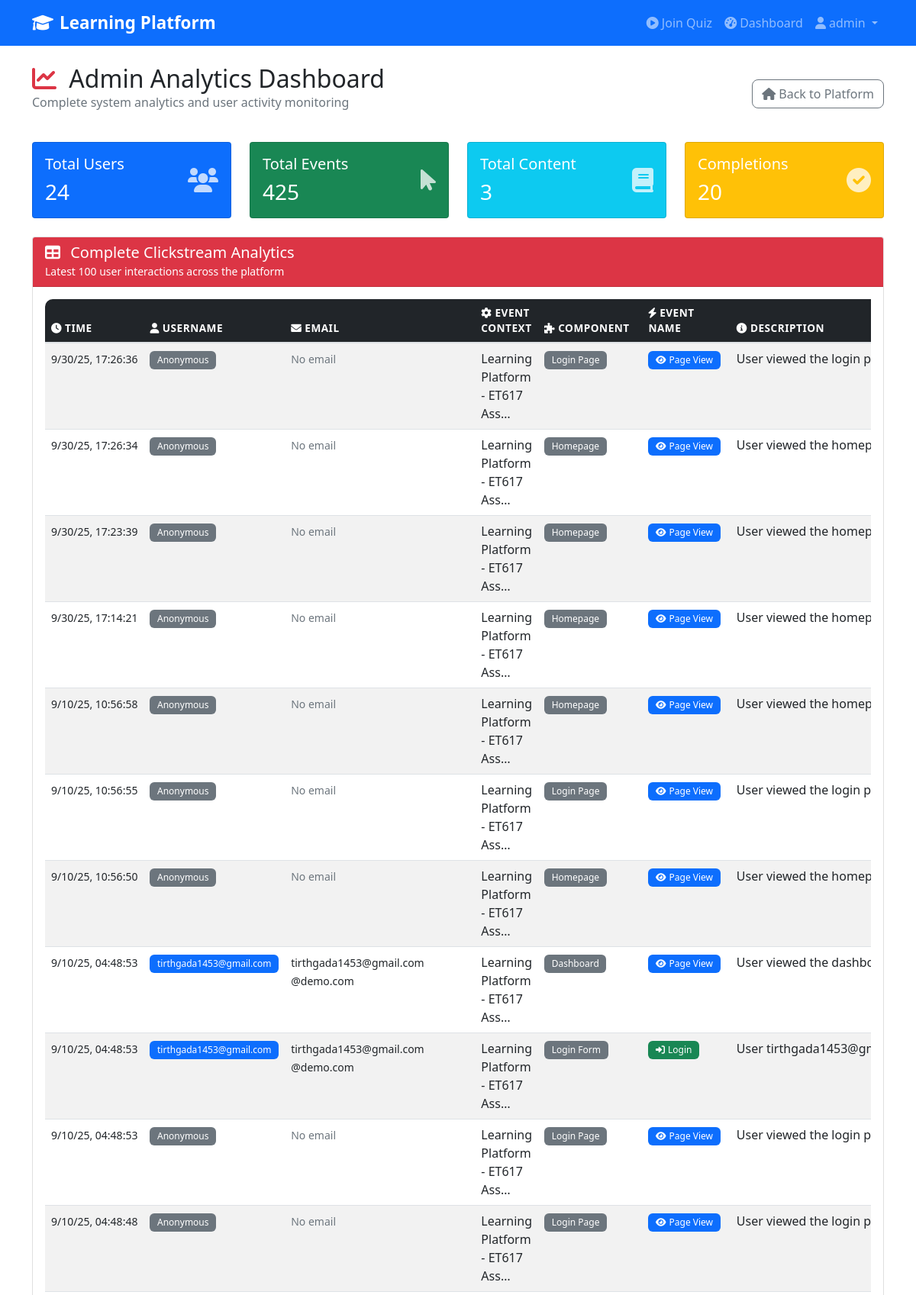
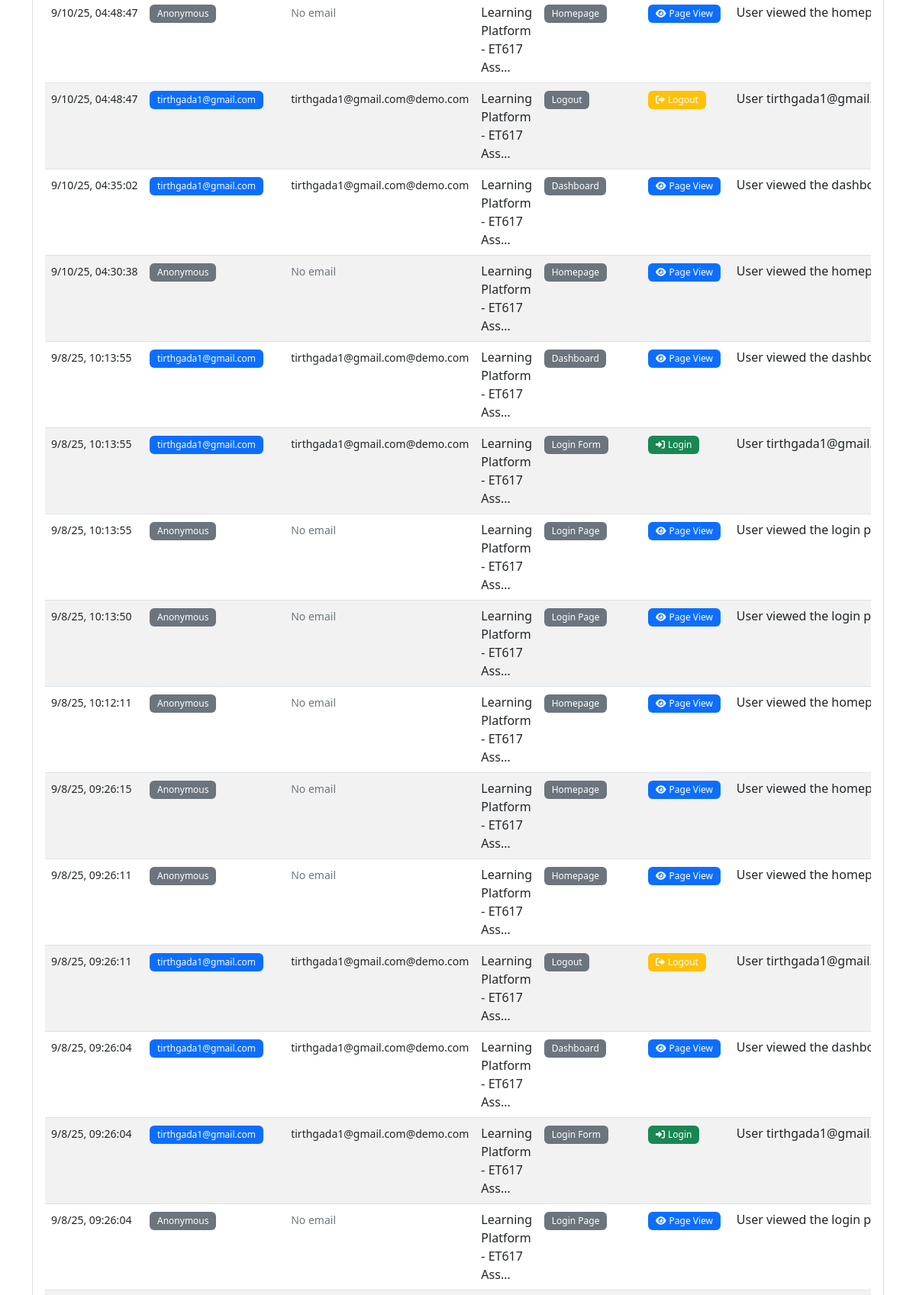
The app's page /admin-analytics/ (signed in, upper part) with its own data (2 pictures, top to bottom).
### learning_app/models.py (models this page shows, shortened)
class ClickstreamEvent(models.Model):
    EVENT_TYPES = [
        ('page_view', 'Page View'),
        ('click', 'Click'),
        ('video_play', 'Video Play'),
        ('video_pause', 'Video Pause'),
        ('video_complete', 'Video Complete'),
        ('quiz_attempt', 'Quiz Attempt'),
        ('quiz_submit', 'Quiz Submit'),
        ('text_read', 'Text Read'),
        ('login', 'Login'),
        ('logout', 'Logout'),
        ('registration', 'Registration'),
    ]
    user = models.ForeignKey(User, on_delete=models.CASCADE, null=True, blank=True)
    timestamp = models.DateTimeField(auto_now_add=True)
    event_context = models.CharField(max_length=500, default="Learning Platform")
    component = models.CharField(max_length=100)
    event_name = models.CharField(max_length=50, choices=EVENT_TYPES)
    description = models.TextField()
    origin = models.CharField(max_length=10, default="web")
    ip_address = models.GenericIPAddressField()
    user_agent = models.TextField(blank=True)
    url = models.URLField(max_length=500)
    referrer = models.URLField(max_length=500, blank=True, null=True)
    session_id = models.CharField(max_length=100, blank=True)
    class Meta:
        ordering = ['-timestamp']

### learning_app/views.py (the view)
# urls.py: path('admin-analytics/', views.admin_analytics_view, name='admin_analytics'),
def admin_analytics_view(request):
    if not request.session.get('admin_authenticated'):
        return redirect('admin_login')
    recent_events = ClickstreamEvent.objects.all()[:100]
    total_users = User.objects.count()
    total_events = ClickstreamEvent.objects.count()
    total_content = Content.objects.count()
    user_progress_stats = UserProgress.objects.filter(completed=True).count()
    context = {
        'recent_events': recent_events,
        'total_users': total_users,
        'total_events': total_events,
        'total_content': total_content,
        'user_progress_stats': user_progress_stats,
    }
    return render(request, 'learning_app/admin_analytics.html', context)

### templates/learning_app/admin_analytics.html (shortened to what this page needs)
{% extends 'base.html' %}
{% block content %}
<div class="row mb-4">
    <div class="col-12">
        <div class="d-flex justify-content-between align-items-center">
            <div>
                <h2 class="mb-0">
                    <i class="fas fa-chart-line text-danger me-2"></i>
                    Admin Analytics Dashboard
                </h2>
                <p class="text-muted">Complete system analytics and user activity monitoring</p>
            </div>
            <div>
                <a href="{% url 'home' %}" class="btn btn-outline-secondary">
                    <i class="fas fa-home me-1"></i>Back to Platform
                </a>
            </div>
        </div>
    </div>
</div>
<div class="row mb-4">
    <div class="col-md-3">
        <div class="card bg-primary text-white">
            <div class="card-body">
                <div class="d-flex align-items-center">
                    <div class="flex-grow-1">
                        <h5 class="card-title">Total Users</h5>
                        <h3 class="mb-0">{{ total_users }}</h3>
                    </div>
                    <i class="fas fa-users fa-2x opacity-75"></i>
                </div>
            </div>
        </div>
    </div>
    <div class="col-md-3">
        <div class="card bg-success text-white">
            <div class="card-body">
                <div class="d-flex align-items-center">
                    <div class="flex-grow-1">
                        <h5 class="card-title">Total Events</h5>
                        <h3 class="mb-0">{{ total_events }}</h3>
                    </div>
                    <i class="fas fa-mouse-pointer fa-2x opacity-75"></i>
                </div>
            </div>
        </div>
    </div>
    <div class="col-md-3">
        <div class="card bg-info text-white">
            <div class="card-body">
                <div class="d-flex align-items-center">
                    <div class="flex-grow-1">
                        <h5 class="card-title">Total Content</h5>
                        <h3 class="mb-0">{{ total_content }}</h3>
                    </div>
                    <i class="fas fa-book fa-2x opacity-75"></i>
                </div>
            </div>
        </div>
    </div>
    <div class="col-md-3">
        <div class="card bg-warning text-white">
            <div class="card-body">
                <div class="d-flex align-items-center">
                    <div class="flex-grow-1">
                        <h5 class="card-title">Completions</h5>
                        <h3 class="mb-0">{{ user_progress_stats }}</h3>
                    </div>
                    <i class="fas fa-check-circle fa-2x opacity-75"></i>
                </div>
            </div>
        </div>
    </div>
</div>
<div class="row">
    <div class="col-12">
        <div class="card">
            <div class="card-header bg-danger text-white">
                <h5 class="card-title mb-0">
                    <i class="fas fa-table me-2"></i>
                    Complete Clickstream Analytics
                </h5>
                <small>Latest 100 user interactions across the platform</small>
            </div>
            <div class="card-body">
                {% if recent_events %}
                    <div class="table-responsive">
                        <table class="table table-striped table-hover">
                            <thead class="table-dark">
                                <tr>
                                    <th><i class="fas fa-clock me-1"></i>Time</th>
                                    <th><i class="fas fa-user me-1"></i>Username</th>
                                    <th><i class="fas fa-envelope me-1"></i>Email</th>
                                    <th><i class="fas fa-cog me-1"></i>Event Context</th>
                                    <th><i class="fas fa-puzzle-piece me-1"></i>Component</th>
                                    <th><i class="fas fa-bolt me-1"></i>Event Name</th>
                                    <th><i class="fas fa-info-circle me-1"></i>Description</th>
                                </tr>
                            </thead>
                            <tbody>
                                {% for event in recent_events %}
                                <tr>
                                    <td class="text-nowrap">
                                        <small>{{ event.timestamp|date:"n/j/y, H:i:s" }}</small>
                                    </td>
                                    <td>
                                        {% if event.user %}
                                            <span class="badge bg-primary">{{ event.user.username }}</span>
                                        {% else %}
                                            <span class="badge bg-secondary">Anonymous</span>
                                        {% endif %}
                                    </td>
                                    <td>
                                        {% if event.user and event.user.email %}
                                            <small>{{ event.user.email }}</small>
                                        {% else %}
                                            <small class="text-muted">No email</small>
                                        {% endif %}
                                    </td>
                                    <td>{{ event.event_context|truncatechars:30 }}</td>
                                    <td>
                                        <span class="badge bg-secondary">{{ event.component }}</span>
                                    </td>
                                    <td>
                                        {% if event.event_name == 'page_view' %}
                                            <span class="badge bg-primary">
                                                <i class="fas fa-eye me-1"></i>{{ event.get_event_name_display }}
                                            </span>
                                        {% elif event.event_name == 'login' %}
                                            <span class="badge bg-success">
                                                <i class="fas fa-sign-in-alt me-1"></i>{{ event.get_event_name_display }}
                                            </span>
                                        {% elif event.event_name == 'logout' %}
                                            <span class="badge bg-warning">
                                                <i class="fas fa-sign-out-alt me-1"></i>{{ event.get_event_name_display }}
                                            </span>
                                        {% elif event.event_name == 'video_play' %}
                                            <span class="badge bg-info">
                                                <i class="fas fa-play me-1"></i>{{ event.get_event_name_display }}
                                            </span>
                                        {% elif event.event_name == 'video_complete' %}
                                            <span class="badge bg-success">
                                                <i class="fas fa-check me-1"></i>{{ event.get_event_name_display }}
                                            </span>
                                        {% elif event.event_name == 'quiz_submit' %}
                                            <span class="badge bg-warning">
                                                <i class="fas fa-question me-1"></i>{{ event.get_event_name_display }}
                                            </span>
                                        {% elif event.event_name == 'text_read' %}
                                            <span class="badge bg-info">
                                                <i class="fas fa-book-open me-1"></i>{{ event.get_event_name_display }}
                                            </span>
                                        {% else %}
                                            <span class="badge bg-dark">{{ event.get_event_name_display }}</span>
                                        {% endif %}
                                    </td>
                                    <td>
                                        <div class="text-truncate" style="max-width: 300px;" title="{{ event.description }}">
                                            {{ event.description|truncatechars:80 }}
                                        </div>
                                    </td>
                                </tr>
                                {% endfor %}
                            </tbody>
                        </table>
                    </div>
                {% else %}
                    <div class="text-center py-5">
                        <i class="fas fa-chart-line fa-4x text-muted mb-3"></i>
                        <h5>No Analytics Data Available</h5>
                        <p class="text-muted">No user interactions have been recorded yet.</p>
                    </div>
                {% endif %}
            </div>
        </div>
    </div>
</div>
{% endblock %}

### templates/base.html (shortened to what this page needs)
<!DOCTYPE html>
<html lang="en">
<head>
    <link href="https://cdn.jsdelivr.net/npm/bootstrap@5.1.3/dist/css/bootstrap.min.css" rel="stylesheet">
    <link href="https://cdnjs.cloudflare.com/ajax/libs/font-awesome/6.0.0/css/all.min.css" rel="stylesheet">
    {% load static %}
    <link href="{% static 'css/style.css' %}" rel="stylesheet">
</head>
<body>
    <nav class="navbar navbar-expand-lg navbar-dark bg-primary">
        <div class="container">
            <a class="navbar-brand" href="{% url 'home' %}">
                <i class="fas fa-graduation-cap me-2"></i>Learning Platform
            </a>
            <div class="collapse navbar-collapse" id="navbarNav">
                <ul class="navbar-nav ms-auto">
                    <li class="nav-item">
                        <a class="nav-link" href="{% url 'join_quiz' %}">
                            <i class="fas fa-play-circle me-1"></i>Join Quiz
                        </a>
                    </li>
                    {% if request.session.teacher_id %}
                        <li class="nav-item">
                            <a class="nav-link" href="{% url 'teacher_dashboard' %}">
                                <i class="fas fa-chalkboard-teacher me-1"></i>Teacher Dashboard
                            </a>
                        </li>
                        <li class="nav-item dropdown">
                            <a class="nav-link dropdown-toggle" href="#" id="teacherDropdown" role="button" data-bs-toggle="dropdown">
                                <i class="fas fa-user-tie me-1"></i>Teacher
                            </a>
                            <ul class="dropdown-menu">
                                <li><a class="dropdown-item" href="{% url 'create_quiz' %}">
                                    <i class="fas fa-plus me-1"></i>Create Quiz
                                </a></li>
                                <li><hr class="dropdown-divider"></li>
                                <li><a class="dropdown-item" href="#" onclick="logoutTeacher()">
                                    <i class="fas fa-sign-out-alt me-1"></i>Logout
                                </a></li>
                            </ul>
                        </li>
                    {% elif user.is_authenticated %}
                        <li class="nav-item">
                            <a class="nav-link" href="{% url 'dashboard' %}">
                                <i class="fas fa-tachometer-alt me-1"></i>Dashboard
                            </a>
                        </li>
                        <li class="nav-item dropdown">
                            <a class="nav-link dropdown-toggle" href="#" id="navbarDropdown" role="button" data-bs-toggle="dropdown">
                                <i class="fas fa-user me-1"></i>{{ user.username }}
                            </a>
                        </li>
                    {% endif %}
                </ul>
            </div>
        </div>
    </nav>
    <main class="container my-4">
        {% block content %}
        {% endblock %}
    </main>
</body>
</html>

### static/css/style.css (style rules this page uses)
.card { transition: transform 0.2s ease-in-out, box-shadow 0.2s ease-in-out; }
.navbar-brand { font-weight: 600; font-size: 1.4rem; }
.btn { border-radius: 8px; font-weight: 500; transition: all 0.2s ease-in-out; }
.badge { border-radius: 6px; font-weight: 500; padding: 0.5em 0.8em; }
.table { border-radius: 10px; overflow: hidden; }
.table thead th { border-bottom: 2px solid #dee2e6; font-weight: 600; text-transform: uppercase; font-size: 0.85rem; letter-spacing: 0.5px; }
.card { animation: fadeIn 0.5s ease-out; }

### records on screen
ClickstreamEvent: timestamp "9/30/25, 17:26:36", shows "Anonymous", shows "No email", event_context "Learning Platform - ET617 Ass…", component "Login Page", event_name "Page View", description "User viewed the login…"
ClickstreamEvent: timestamp "9/30/25, 17:26:34", shows "Anonymous", shows "No email", event_context "Learning Platform - ET617 Ass…", component "Homepage", event_name "Page View", description "User viewed the…"
ClickstreamEvent: timestamp "9/30/25, 17:23:39", shows "Anonymous", shows "No email", event_context "Learning Platform - ET617 Ass…", component "Homepage", event_name "Page View", description "User viewed the…"
ClickstreamEvent: timestamp "9/30/25, 17:14:21", shows "Anonymous", shows "No email", event_context "Learning Platform - ET617 Ass…", component "Homepage", event_name "Page View", description "User viewed the…"
ClickstreamEvent: timestamp "9/10/25, 10:56:58", shows "Anonymous", shows "No email", event_context "Learning Platform - ET617 Ass…", component "Homepage", event_name "Page View", description "User viewed the…"
ClickstreamEvent: timestamp "9/10/25, 10:56:55", shows "Anonymous", shows "No email", event_context "Learning Platform - ET617 Ass…", component "Login Page", event_name "Page View", description "User viewed the login…"
ClickstreamEvent: timestamp "9/10/25, 10:56:50", shows "Anonymous", shows "No email", event_context "Learning Platform - ET617 Ass…", component "Homepage", event_name "Page View", description "User viewed the…"
ClickstreamEvent: timestamp "9/10/25, 04:48:53", user.username "tirthgada1453@gmail.com", user.email "tirthgada1453@gmail.com @demo.com", event_context "Learning Platform - ET617 Ass…", component "Dashboard", event_name "Page View", description "User viewed the…"
ClickstreamEvent: timestamp "9/10/25, 04:48:53", user.username "tirthgada1453@gmail.com", user.email "tirthgada1453@gmail.com @demo.com", event_context "Learning Platform - ET617 Ass…", component "Login Form", event_name "Login", description "User tirthgada1453@gmail.com logge…"
ClickstreamEvent: timestamp "9/10/25, 04:48:53", shows "Anonymous", shows "No email", event_context "Learning Platform - ET617 Ass…", component "Login Page", event_name "Page View", description "User viewed the login…"
ClickstreamEvent: timestamp "9/10/25, 04:48:48", shows "Anonymous", shows "No email", event_context "Learning Platform - ET617 Ass…", component "Login Page", event_name "Page View", description "User viewed the login…"
ClickstreamEvent: timestamp "9/10/25, 04:48:47", shows "Anonymous", shows "No email", event_context "Learning Platform - ET617 Ass…", component "Homepage", event_name "Page View", description "User viewed the…"
ClickstreamEvent: timestamp "9/10/25, 04:48:47", user.username "tirthgada1@gmail.com", user.email "tirthgada1@gmail.com@demo.com", event_context "Learning Platform - ET617 Ass…", component "Logout", event_name "Logout", description "User…"
ClickstreamEvent: timestamp "9/10/25, 04:35:02", user.username "tirthgada1@gmail.com", user.email "tirthgada1@gmail.com@demo.com", event_context "Learning Platform - ET617 Ass…", component "Dashboard", event_name "Page View", description "User viewed the…"
ClickstreamEvent: timestamp "9/10/25, 04:30:38", shows "Anonymous", shows "No email", event_context "Learning Platform - ET617 Ass…", component "Homepage", event_name "Page View", description "User viewed the…"
ClickstreamEvent: timestamp "9/8/25, 10:13:55", user.username "tirthgada1@gmail.com", user.email "tirthgada1@gmail.com@demo.com", event_context "Learning Platform - ET617 Ass…", component "Dashboard", event_name "Page View", description "User viewed the…"
ClickstreamEvent: timestamp "9/8/25, 10:13:55", user.username "tirthgada1@gmail.com", user.email "tirthgada1@gmail.com@demo.com", event_context "Learning Platform - ET617 Ass…", component "Login Form", event_name "Login", description "User tirthgada1@gmail.com logged in…"
ClickstreamEvent: timestamp "9/8/25, 10:13:55", shows "Anonymous", shows "No email", event_context "Learning Platform - ET617 Ass…", component "Login Page", event_name "Page View", description "User viewed the login…"
ClickstreamEvent: timestamp "9/8/25, 10:13:50", shows "Anonymous", shows "No email", event_context "Learning Platform - ET617 Ass…", component "Login Page", event_name "Page View", description "User viewed the login…"
ClickstreamEvent: timestamp "9/8/25, 10:12:11", shows "Anonymous", shows "No email", event_context "Learning Platform - ET617 Ass…", component "Homepage", event_name "Page View", description "User viewed the…"
ClickstreamEvent: timestamp "9/8/25, 09:26:15", shows "Anonymous", shows "No email", event_context "Learning Platform - ET617 Ass…", component "Homepage", event_name "Page View", description "User viewed the…"
ClickstreamEvent: timestamp "9/8/25, 09:26:11", shows "Anonymous", shows "No email", event_context "Learning Platform - ET617 Ass…", component "Homepage", event_name "Page View", description "User viewed the…"
ClickstreamEvent: timestamp "9/8/25, 09:26:11", user.username "tirthgada1@gmail.com", user.email "tirthgada1@gmail.com@demo.com", event_context "Learning Platform - ET617 Ass…", component "Logout", event_name "Logout", description "User…"
ClickstreamEvent: timestamp "9/8/25, 09:26:04", user.username "tirthgada1@gmail.com", user.email "tirthgada1@gmail.com@demo.com", event_context "Learning Platform - ET617 Ass…", component "Dashboard", event_name "Page View", description "User viewed the…"
ClickstreamEvent: timestamp "9/8/25, 09:26:04", user.username "tirthgada1@gmail.com", user.email "tirthgada1@gmail.com@demo.com", event_context "Learning Platform - ET617 Ass…", component "Login Form", event_name "Login", description "User tirthgada1@gmail.com logged in…"
ClickstreamEvent: timestamp "9/8/25, 09:26:04", shows "Anonymous", shows "No email", event_context "Learning Platform - ET617 Ass…", component "Login Page", event_name "Page View", description "User viewed the login…"

### other values on screen
{{ user.username }} "admin"
{{ total_users }} "24"
{{ total_events }} "425"
{{ total_content }} "3"
{{ user_progress_stats }} "20"
